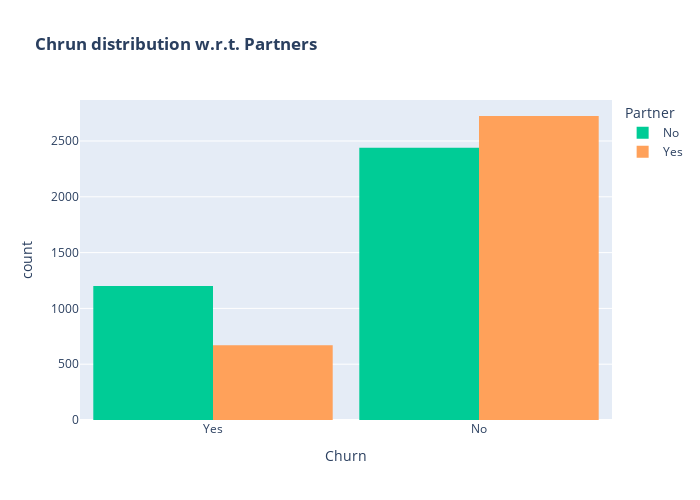

The cell this chart's notebook holds for it:
### Markdown cell above
<p style = 'font-size:16px;font-family:Arial'>Customers without dependents are more likely to churn

### Code cell
color_map = {"Yes": '#FFA15A', "No": '#00CC96'}
fig = px.histogram(df, x="Churn", color="Partner", barmode="group", title="<b>Chrun distribution w.r.t. Partners</b>", color_discrete_map=color_map)
fig.update_layout(width=700, height=500, bargap=0.1)
fig.show()

### Figure 1 — Plotly figure (JSON) as saved in the notebook; plotly's stock layout.template omitted (floating-point values rounded to 4 significant figures; data arrays with more than 128 entries replaced by an {"elided": "..."} marker saying what was removed)
{"data": [{"alignmentgroup": "True", "bingroup": "x", "hovertemplate": "Partner=No<br>Churn=%{x}<br>count=%{y}<extra></extra>", "legendgroup": "No", "marker": {"color": "#00CC96", "pattern": {"shape": ""}}, "name": "No", "offsetgroup": "No", "orientation": "v", "showlegend": true, "type": "histogram", "x": {"elided": "3639 str values"}, "xaxis": "x", "yaxis": "y"}, {"alignmentgroup": "True", "bingroup": "x", "hovertemplate": "Partner=Yes<br>Churn=%{x}<br>count=%{y}<extra></extra>", "legendgroup": "Yes", "marker": {"color": "#FFA15A", "pattern": {"shape": ""}}, "name": "Yes", "offsetgroup": "Yes", "orientation": "v", "showlegend": true, "type": "histogram", "x": {"elided": "3393 str values"}, "xaxis": "x", "yaxis": "y"}], "layout": {"bargap": 0.1, "barmode": "group", "height": 500, "legend": {"title": {"text": "Partner"}, "tracegroupgap": 0}, "title": {"text": "<b>Chrun distribution w.r.t. Partners</b>"}, "width": 700, "xaxis": {"anchor": "y", "autorange": true, "domain": [0, 1], "range": [-0.5, 1.5], "title": {"text": "Churn"}, "type": "category"}, "yaxis": {"anchor": "x", "autorange": true, "domain": [0, 1], "range": [0, 2867.0], "title": {"text": "count"}}}}
